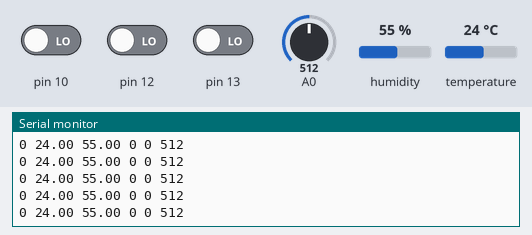
Recording of a sketch running on a simulated Arduino Uno, built with avr-gcc and run on an emulated ATmega328P. Shown: the last lines printed to the serial monitor. The test bench sets the inputs (shaded band); at power-on: A0 = 512, pin 10 LOW, pin 12 LOW, pin 13 LOW, humidity 55 %, temperature 24 °C.

Above: at 1.2 s.
1.3 s: A0 set to 11
At 2.3 s:
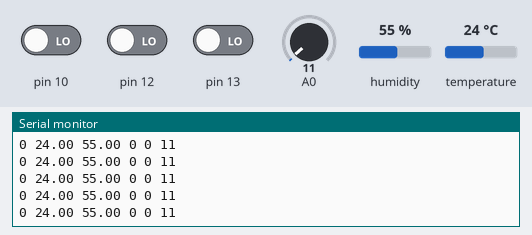
4.3 s: A0 set to 8
At 5.0 s:
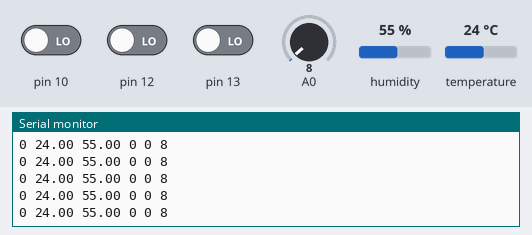
Timing chart, 0 to 7.3 s (numbered marks = the images above; inputs shaded):
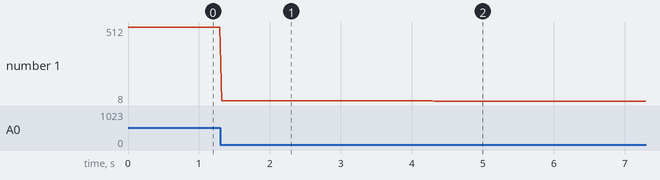

The sketch:

Sensors.ino
```cpp
#include <dht.h>
dht DHT;
int analogValue;
int digValue;

#define DHT11_PIN 11 //temperatura
int light  = A0;     //fotoresistencia
int mercury_tilt  = 12;
int boton = 10;

void setup()
  {
  Serial.begin(9600);
  pinMode(10, INPUT);
  pinMode(12, INPUT);
  pinMode(13, INPUT);
  pinMode(A0, INPUT);
  }

void loop()
  {
  digital_sensor(10);  //boton
  temperatura();      //temp 11
  digital_sensor(12); // mercurio tilt
  digital_sensor(13); // infrared
  analog_sensor(A0);  // light
  Serial.println("");
  }

int temperatura()
  {
  int chk = DHT.read11(DHT11_PIN);
  Serial.print(DHT.temperature);
  Serial.print(" ");
  Serial.print(DHT.humidity);
  Serial.print(" ");
  }

int analog_sensor(char y)
 {
  analogValue = analogRead (y);
  Serial.print(analogValue);
  Serial.print(" ");
 }

int digital_sensor(int x)
{
  digValue = digitalRead(x); //Read the sensor
  Serial.print(digValue);
  Serial.print(" ");
}
```

Measured:
- after the input at 1.3 s, the serial monitor: prints a new line at once (image 1)
- after the input at 4.3 s, the serial monitor: prints a new line at once (image 2)
- plotted number 1: 512 → 11 after the input at 1.3 s, 11 → 8 after the input at 4.3 s
